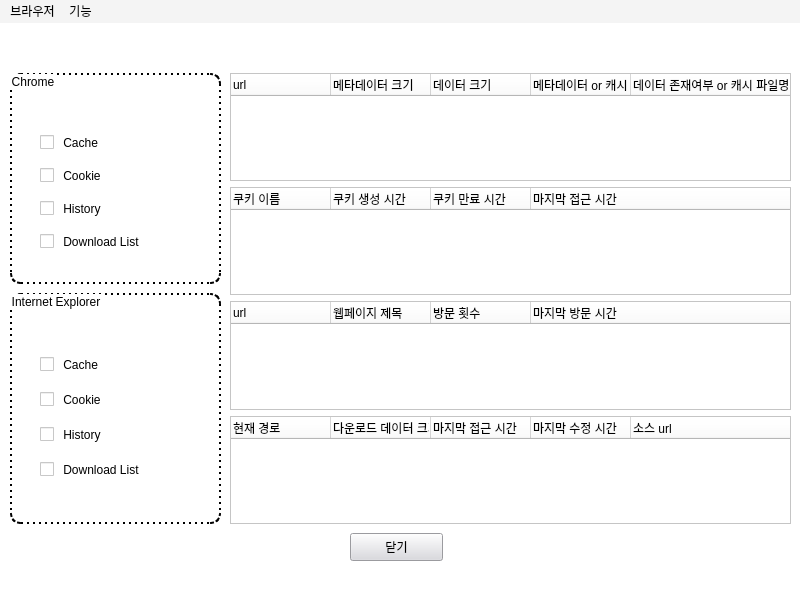
<?xml version="1.0" encoding="UTF-8"?>
<ui version="4.0">
 <class>MainWindow</class>
 <widget class="QMainWindow" name="MainWindow">
  <property name="geometry">
   <rect>
    <x>0</x>
    <y>0</y>
    <width>800</width>
    <height>599</height>
   </rect>
  </property>
  <property name="windowTitle">
   <string>WHAT</string>
  </property>
  <property name="styleSheet">
   <string notr="true">background-color: #ffffff;</string>
  </property>
  <widget class="QWidget" name="centralwidget">
   <widget class="QGroupBox" name="groupBox">
    <property name="geometry">
     <rect>
      <x>10</x>
      <y>50</y>
      <width>211</width>
      <height>211</height>
     </rect>
    </property>
    <property name="styleSheet">
     <string notr="true">font: 75 9pt &quot;Arial&quot;;
border: 2px dotted #000000; border-radius: 10px;

</string>
    </property>
    <property name="title">
     <string>Chrome</string>
    </property>
    <widget class="QGroupBox" name="verticalGroupBox_3">
     <property name="geometry">
      <rect>
       <x>19</x>
       <y>39</y>
       <width>171</width>
       <height>161</height>
      </rect>
     </property>
     <property name="styleSheet">
      <string notr="true">border:None;
</string>
     </property>
     <layout class="QVBoxLayout" name="verticalLayout">
      <item>
       <widget class="QCheckBox" name="checkBox">
        <property name="text">
         <string> Cache</string>
        </property>
        <property name="checked">
         <bool>false</bool>
        </property>
       </widget>
      </item>
      <item>
       <widget class="QCheckBox" name="checkBox_2">
        <property name="text">
         <string> Cookie</string>
        </property>
       </widget>
      </item>
      <item>
       <widget class="QCheckBox" name="checkBox_3">
        <property name="text">
         <string> History</string>
        </property>
       </widget>
      </item>
      <item>
       <widget class="QCheckBox" name="checkBox_4">
        <property name="text">
         <string> Download List</string>
        </property>
       </widget>
      </item>
     </layout>
    </widget>
   </widget>
   <widget class="QGroupBox" name="groupBox_2">
    <property name="geometry">
     <rect>
      <x>10</x>
      <y>270</y>
      <width>211</width>
      <height>231</height>
     </rect>
    </property>
    <property name="styleSheet">
     <string notr="true">font: 9pt &quot;Arial&quot;;
border: 2px dotted #000000; border-radius: 10px;

</string>
    </property>
    <property name="title">
     <string>Internet Explorer</string>
    </property>
    <widget class="QGroupBox" name="verticalGroupBox_5">
     <property name="geometry">
      <rect>
       <x>19</x>
       <y>39</y>
       <width>171</width>
       <height>171</height>
      </rect>
     </property>
     <property name="styleSheet">
      <string notr="true">border:None;
</string>
     </property>
     <layout class="QVBoxLayout" name="verticalLayout_2">
      <item>
       <widget class="QCheckBox" name="checkBox_5">
        <property name="text">
         <string> Cache</string>
        </property>
       </widget>
      </item>
      <item>
       <widget class="QCheckBox" name="checkBox_6">
        <property name="text">
         <string> Cookie</string>
        </property>
       </widget>
      </item>
      <item>
       <widget class="QCheckBox" name="checkBox_7">
        <property name="text">
         <string> History</string>
        </property>
       </widget>
      </item>
      <item>
       <widget class="QCheckBox" name="checkBox_8">
        <property name="text">
         <string> Download List</string>
        </property>
       </widget>
      </item>
     </layout>
    </widget>
   </widget>
   <widget class="QFrame" name="frame">
    <property name="geometry">
     <rect>
      <x>230</x>
      <y>50</y>
      <width>561</width>
      <height>451</height>
     </rect>
    </property>
    <property name="styleSheet">
     <string notr="true"/>
    </property>
    <property name="frameShape">
     <enum>QFrame::StyledPanel</enum>
    </property>
    <property name="frameShadow">
     <enum>QFrame::Raised</enum>
    </property>
    <widget class="QWidget" name="verticalLayoutWidget">
     <property name="geometry">
      <rect>
       <x>0</x>
       <y>0</y>
       <width>561</width>
       <height>451</height>
      </rect>
     </property>
     <layout class="QVBoxLayout" name="verticalLayout_3">
      <item>
       <widget class="QTreeWidget" name="treeWidget">
        <property name="palette">
         <palette>
          <active>
           <colorrole role="Button">
            <brush brushstyle="SolidPattern">
             <color alpha="255">
              <red>255</red>
              <green>255</green>
              <blue>255</blue>
             </color>
            </brush>
           </colorrole>
           <colorrole role="Base">
            <brush brushstyle="SolidPattern">
             <color alpha="255">
              <red>255</red>
              <green>255</green>
              <blue>255</blue>
             </color>
            </brush>
           </colorrole>
           <colorrole role="Window">
            <brush brushstyle="SolidPattern">
             <color alpha="255">
              <red>255</red>
              <green>255</green>
              <blue>255</blue>
             </color>
            </brush>
           </colorrole>
          </active>
          <inactive>
           <colorrole role="Button">
            <brush brushstyle="SolidPattern">
             <color alpha="255">
              <red>255</red>
              <green>255</green>
              <blue>255</blue>
             </color>
            </brush>
           </colorrole>
           <colorrole role="Base">
            <brush brushstyle="SolidPattern">
             <color alpha="255">
              <red>255</red>
              <green>255</green>
              <blue>255</blue>
             </color>
            </brush>
           </colorrole>
           <colorrole role="Window">
            <brush brushstyle="SolidPattern">
             <color alpha="255">
              <red>255</red>
              <green>255</green>
              <blue>255</blue>
             </color>
            </brush>
           </colorrole>
          </inactive>
          <disabled>
           <colorrole role="Button">
            <brush brushstyle="SolidPattern">
             <color alpha="255">
              <red>255</red>
              <green>255</green>
              <blue>255</blue>
             </color>
            </brush>
           </colorrole>
           <colorrole role="Base">
            <brush brushstyle="SolidPattern">
             <color alpha="255">
              <red>255</red>
              <green>255</green>
              <blue>255</blue>
             </color>
            </brush>
           </colorrole>
           <colorrole role="Window">
            <brush brushstyle="SolidPattern">
             <color alpha="255">
              <red>255</red>
              <green>255</green>
              <blue>255</blue>
             </color>
            </brush>
           </colorrole>
          </disabled>
         </palette>
        </property>
        <property name="styleSheet">
         <string notr="true"/>
        </property>
        <column>
         <property name="text">
          <string>url</string>
         </property>
        </column>
        <column>
         <property name="text">
          <string>메타데이터 크기</string>
         </property>
        </column>
        <column>
         <property name="text">
          <string>데이터 크기</string>
         </property>
        </column>
        <column>
         <property name="text">
          <string>메타데이터 or 캐시 파일명</string>
         </property>
        </column>
        <column>
         <property name="text">
          <string>데이터 존재여부 or 캐시 파일명</string>
         </property>
        </column>
       </widget>
      </item>
      <item>
       <widget class="QTreeWidget" name="treeWidget_2">
        <column>
         <property name="text">
          <string>쿠키 이름</string>
         </property>
        </column>
        <column>
         <property name="text">
          <string>쿠키 생성 시간</string>
         </property>
        </column>
        <column>
         <property name="text">
          <string>쿠키 만료 시간</string>
         </property>
        </column>
        <column>
         <property name="text">
          <string>마지막 접근 시간</string>
         </property>
        </column>
       </widget>
      </item>
      <item>
       <widget class="QTreeWidget" name="treeWidget_3">
        <column>
         <property name="text">
          <string>url</string>
         </property>
        </column>
        <column>
         <property name="text">
          <string>웹페이지 제목</string>
         </property>
        </column>
        <column>
         <property name="text">
          <string>방문 횟수</string>
         </property>
        </column>
        <column>
         <property name="text">
          <string>마지막 방문 시간</string>
         </property>
        </column>
       </widget>
      </item>
      <item>
       <widget class="QTreeWidget" name="treeWidget_4">
        <column>
         <property name="text">
          <string>현재 경로</string>
         </property>
        </column>
        <column>
         <property name="text">
          <string>다운로드 데이터 크기</string>
         </property>
        </column>
        <column>
         <property name="text">
          <string>마지막 접근 시간</string>
         </property>
        </column>
        <column>
         <property name="text">
          <string>마지막 수정 시간</string>
         </property>
        </column>
        <column>
         <property name="text">
          <string>소스 url</string>
         </property>
        </column>
       </widget>
      </item>
     </layout>
    </widget>
   </widget>
   <widget class="QFrame" name="frame_2">
    <property name="geometry">
     <rect>
      <x>230</x>
      <y>50</y>
      <width>561</width>
      <height>451</height>
     </rect>
    </property>
    <property name="frameShape">
     <enum>QFrame::StyledPanel</enum>
    </property>
    <property name="frameShadow">
     <enum>QFrame::Raised</enum>
    </property>
    <widget class="QWidget" name="verticalLayoutWidget_2">
     <property name="geometry">
      <rect>
       <x>0</x>
       <y>0</y>
       <width>561</width>
       <height>451</height>
      </rect>
     </property>
     <layout class="QVBoxLayout" name="verticalLayout_4">
      <item>
       <widget class="QTreeWidget" name="ieCache">
        <column>
         <property name="text">
          <string>마지막 수정 시간</string>
         </property>
        </column>
        <column>
         <property name="text">
          <string>마지막 접속 시간</string>
         </property>
        </column>
        <column>
         <property name="text">
          <string>캐시 디렉터리 인덱스</string>
         </property>
        </column>
        <column>
         <property name="text">
          <string>url</string>
         </property>
        </column>
        <column>
         <property name="text">
          <string>캐시 파일명</string>
         </property>
        </column>
        <column>
         <property name="text">
          <string>http 헤더</string>
         </property>
        </column>
       </widget>
      </item>
      <item>
       <widget class="QTreeWidget" name="ieCookie">
        <column>
         <property name="text">
          <string>마지막 수정 시간</string>
         </property>
        </column>
        <column>
         <property name="text">
          <string>마지막 접속 시간</string>
         </property>
        </column>
        <column>
         <property name="text">
          <string>쿠키 파일명</string>
         </property>
        </column>
       </widget>
      </item>
      <item>
       <widget class="QTreeWidget" name="ieHistory">
        <column>
         <property name="text">
          <string>url</string>
         </property>
        </column>
        <column>
         <property name="text">
          <string>방문 횟수</string>
         </property>
        </column>
        <column>
         <property name="text">
          <string>마지막 수정 시간</string>
         </property>
        </column>
        <column>
         <property name="text">
          <string>마지막 방문 시간</string>
         </property>
        </column>
       </widget>
      </item>
      <item>
       <widget class="QTreeWidget" name="ieDownloadList">
        <column>
         <property name="text">
          <string>마지막 접속 시간</string>
         </property>
        </column>
        <column>
         <property name="text">
          <string>다운로드 데이터 크기</string>
         </property>
        </column>
        <column>
         <property name="text">
          <string>소스 url</string>
         </property>
        </column>
        <column>
         <property name="text">
          <string>저장 경로</string>
         </property>
        </column>
       </widget>
      </item>
     </layout>
    </widget>
   </widget>
   <widget class="QPushButton" name="pushButton">
    <property name="geometry">
     <rect>
      <x>350</x>
      <y>510</y>
      <width>93</width>
      <height>28</height>
     </rect>
    </property>
    <property name="styleSheet">
     <string notr="true">font: 75 12pt &quot;돋움체&quot;;
background-color: #d9d9df</string>
    </property>
    <property name="text">
     <string>닫기</string>
    </property>
   </widget>
   <zorder>groupBox</zorder>
   <zorder>groupBox_2</zorder>
   <zorder>pushButton</zorder>
   <zorder>frame_2</zorder>
   <zorder>frame</zorder>
  </widget>
  <widget class="QMenuBar" name="menubar">
   <property name="geometry">
    <rect>
     <x>0</x>
     <y>0</y>
     <width>800</width>
     <height>26</height>
    </rect>
   </property>
   <property name="styleSheet">
    <string notr="true">background-color: rgb(244, 244, 244);</string>
   </property>
   <widget class="QMenu" name="menuBrowser">
    <property name="title">
     <string>브라우저</string>
    </property>
    <addaction name="actionChrome"/>
    <addaction name="actionInternet_Explorer"/>
   </widget>
   <widget class="QMenu" name="menufunction">
    <property name="title">
     <string>기능</string>
    </property>
    <addaction name="actionstatistic"/>
    <addaction name="actionexcel"/>
   </widget>
   <addaction name="menuBrowser"/>
   <addaction name="menufunction"/>
  </widget>
  <widget class="QStatusBar" name="statusbar"/>
  <action name="actionChrome">
   <property name="text">
    <string>Chrome</string>
   </property>
  </action>
  <action name="actionInternet_Explorer">
   <property name="text">
    <string>Internet Explorer</string>
   </property>
  </action>
  <action name="actionstatistic">
   <property name="text">
    <string>통계</string>
   </property>
  </action>
  <action name="actionexcel">
   <property name="text">
    <string>엑셀 추출</string>
   </property>
  </action>
 </widget>
 <resources/>
 <connections/>
</ui>
